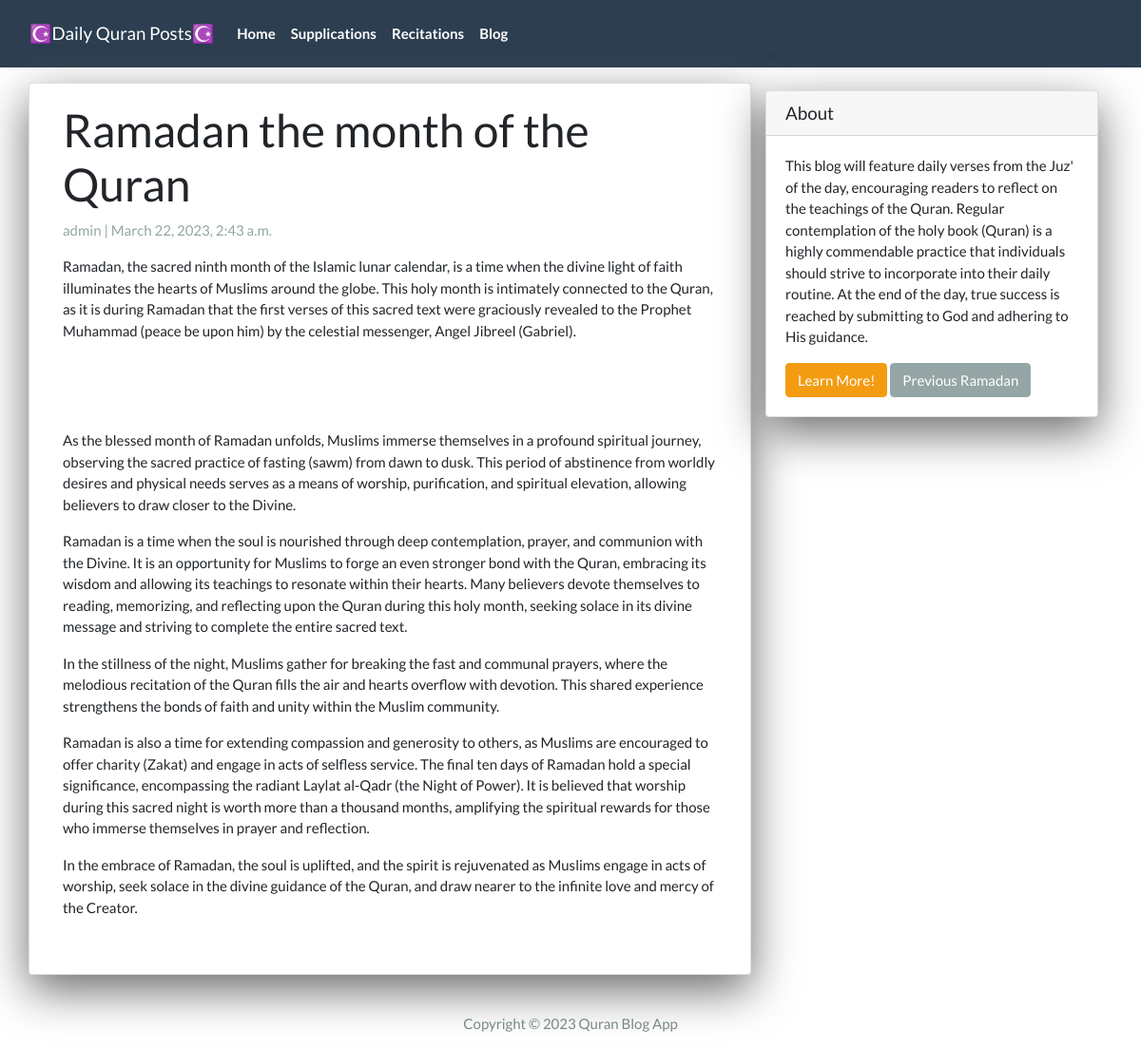
The app's page /ramadan/ with its own data.
### App/models.py (models this page shows, shortened)
class Post(models.Model):
  title =  models.CharField(max_length=200, unique=True)
  slug =   models.SlugField(max_length=200, unique=True)
  author = models.ForeignKey(User, on_delete=models.CASCADE, related_name='blog_posts')
  created_on = models.DateTimeField(auto_now_add=True)
  updated_on = models.DateTimeField(auto_now=True)
  summary = RichTextField(blank=True, null=True)
  content = RichTextField(blank=True, null=True)
  video_link = EmbedVideoField(blank=True, null=True)
  status = models.IntegerField(choices=STATUS, default=0)
  class Meta:
    ordering = ['-created_on']

### App/views.py (the view)
# urls.py: path('<slug:slug>/',    PostView.as_view(),           name="post_detail"),
class PostView(DetailView):
  model = Post
  template_name = 'post_detail.html'

### App/templates/post_detail.html (shortened to what this page needs)
{% extends 'base.html' %}
{% load embed_video_tags %}
{% block content %}
<div class="container">
  <div class="row">
    <div class="col-md-8 card mb-4  mt-3 left  top">
      <div class="card-body">
        <h1>{% block title %} {{ post.title }} {% endblock title %}</h1>
        <p class=" text-muted">{{ post.author }} | {{ post.created_on }}</p>
        <p class="card-text ">{{ post.content | safe }}</p>
        <br>
      </div>
    </div>
    {% block sidebar %} {% include 'sidebar.html' %} {% endblock sidebar %}
  </div>
</div>
{% endblock content %}

### App/templates/sidebar.html (style rules this page uses)
.card { box-shadow: 0 16px 48px #6a6a6b; }

### records on screen
Post: title "Ramadan the month of the Quran", author "admin", created_on "March 22, 2023, 2:43 a.m.", content "Ramadan, the sacred ninth month of the Islamic lunar calendar, is a time when the divine light of faith illuminates the hearts of Muslims around the globe. This holy month is intimately connected to the Quran, as it is during Ramadan that the first verses of this sacred text were graciously revealed to the Prophet Muhammad (peace be upon him) by the celestial messenger, Angel Jibreel (Gabriel). As the blessed month of Ramadan unfolds, Muslims immerse themselves in a profound spiritual journey, observing the sacred practice of fasting (sawm) from dawn to dusk. This period of abstinence from worldly desires and physical needs serves as a means of worship, purification, and spiritual…"
